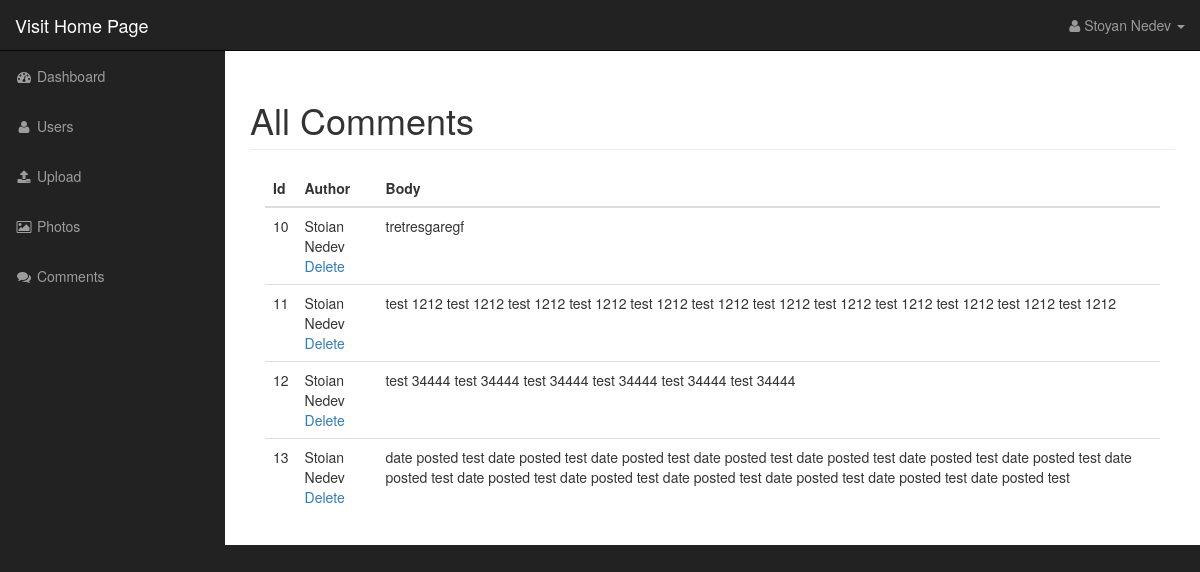
/admin/comments.php (signed in), run on the app's committed database.
### tables this page shows
CREATE TABLE `users` (
  `id` int(11) NOT NULL,
  `username` varchar(250) NOT NULL,
  `password` varchar(250) NOT NULL,
  `first_name` varchar(250) NOT NULL,
  `last_name` varchar(250) NOT NULL,
  `user_image` varchar(255) NOT NULL
);

CREATE TABLE `comments` (
  `id` int(11) NOT NULL,
  `photo_id` int(11) NOT NULL,
  `author` varchar(255) NOT NULL,
  `body` text NOT NULL,
  `date_posted` datetime NOT NULL DEFAULT CURRENT_TIMESTAMP
);

### admin/includes/session.php (called while the page is built, shortened)
<?php
class Session {
	public function visitor_count() {
		if (isset($_SESSION['count'])) {
			return $this->count = $_SESSION['count']++;
		} else {
			return $_SESSION['count'] = 1;
		}
	}
	private function check_the_login() {
		if(isset($_SESSION['user_id'])) {
			$this->user_id = $_SESSION['user_id'];
		} else {
			unset($this->user_id);
			$this->signed_in = false;
		}
	}
}
$session = new Session();

### admin/includes/database.php (called while the page is built, shortened)
<?php
class Database {
	public $db;
	function __construct() {
		$this->db = $this->open_db_connection();
	}
	public function open_db_connection() {
		$this->connection = new mysqli(DB_HOST,DB_USER,DB_PASS,DB_NAME);
		$this->connection->set_charset("utf8");
		return $this->connection;
	}
	public function query($sql) {
		$result = $this->db->query($sql);
		return $result;
	}
}
$database = new Database();

### admin/includes/db_object.php (called while the page is built, shortened)
<?php
class Db_object {
	public static function find_all() {
		return static::find_by_query("SELECT * FROM " . static::$db_table . " ");
	}
	public static function find_by_id($id) {
		$the_result_array = static::find_by_query("SELECT * FROM " . static::$db_table . " WHERE id=".$id." LIMIT 1");
		return !empty($the_result_array) ? array_shift($the_result_array) : false;
	}
	public static function find_by_query($sql) {
		global $database;
		$result_set = $database->query($sql);
		$the_object_array = array();
		while ($row = mysqli_fetch_array($result_set)) {
            $the_object_array[] = static::instantiation($row);
        }
		return $the_object_array;
	}
	public static function instantiation($the_record) {
		$the_object = new $calling_class;
        foreach ($the_record as $the_attribute => $value) {
        	if($the_object->has_the_attribute($the_attribute)) {
        		$the_object->$the_attribute = $value;
        	}
        }
        return $the_object;
	}
	private function has_the_attribute($the_attribute) {
		$object_properties = get_object_vars($this);
		return array_key_exists($the_attribute, $object_properties);
	}
}

### admin/comments.php (the view, shortened to what this page needs)
<?php include("includes/header.php"); ?>
<?php
$comments = Comment::find_all();
?>
    <nav class="navbar navbar-inverse navbar-fixed-top" role="navigation">
        <?php include("includes/top_nav.php"); ?>
        <?php include("includes/side_nav.php"); ?>
    </nav>
    <div id="page-wrapper">
        <div class="container-fluid">
            <div class="row">
                <div class="col-lg-12">
                    <h1 class="page-header">
                        All Comments
                    </h1>
                    <div class="col-md-12">
                        <table class="table table-hover">
                            <thead>
                                <tr>
                                    <th>Id</th>
                                    <th>Author</th>
                                    <th>Body</th>
                                </tr>
                            </thead>
                            <tbody>
                            <?php foreach ($comments as $comment) : ?>
                                <tr>
                                    <td><?php echo $comment->id; ?></td>
                                    <td><?php echo $comment->author; ?>
                                        <div class="action_links">
                                            <a class="delete_link" href="delete_comment.php?id=<?php echo $comment->id; ?>">Delete</a>
                                        </div>
                                    </td>
                                    <td><?php echo $comment->body; ?></td>
                                </tr>
                            <?php endforeach; ?>
                            </tbody>
                        </table>
                    </div>
                </div>
            </div>
        </div>
    </div>
<?php include("includes/footer.php"); ?>

### admin/includes/top_nav.php (shortened to what this page needs)
<div class="navbar-header">
    <a class="navbar-brand" href="../index.php" target="_blank">Visit Home Page</a>
</div>
<ul class="nav navbar-right top-nav">
    <li class="dropdown">
        <a href="#" class="dropdown-toggle" data-toggle="dropdown"><i class="fa fa-user"></i>
         <?php
         $user_logged = User::find_by_id($session->user_id);
         echo $user_logged->first_name." ".$user_logged->last_name;
         ?>
         <b class="caret"></b>
        </a>
    </li>
</ul>

### admin/css/sb-admin.css (style rules this page uses)
body { margin-top: 100px; background-color: #222; }
@media (min-width:768px) { body { margin-top: 50px; } }
#page-wrapper { width: 100%; padding: 0; background-color: #fff; }
@media (min-width:768px) { #page-wrapper { padding: 10px; } }
.top-nav { padding: 0 15px; }
.top-nav>li { display: inline-block; float: left; }
.top-nav>li>a { padding-top: 15px; padding-bottom: 15px; line-height: 20px; color: #999; }

### data on the page
users: first_name "Stoyan", last_name "Nedev"
comments: id "10", author "Stoian Nedev", body "tretresgaregf"
comments: id "11", author "Stoian Nedev", body "test 1212 test 1212 test 1212 test 1212 test 1212 test 1212 test 1212 test 1212 test 1212 test 1212 test 1212 test 1212"
comments: id "12", author "Stoian Nedev", body "test 34444 test 34444 test 34444 test 34444 test 34444 test 34444"
comments: id "13", author "Stoian Nedev", body "date posted test date posted test date posted test date posted test date posted test date posted test date posted test date posted test date posted test date posted test date posted test date posted test date posted test date posted test"
